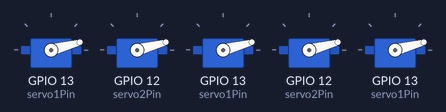
Bench run of a sketch on a simulated ESP32. Parts: 5 × servo.

Above: at 0.05 s.
At 0.4 s:
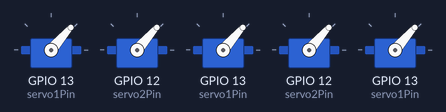
At 0.75 s:
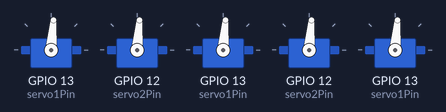
At 1.5 s:
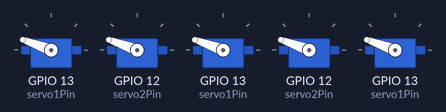
At 2.25 s:
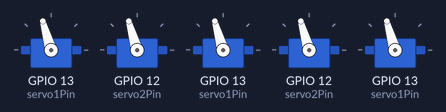
At 3.0 s:
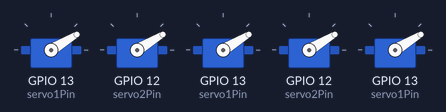
Timing chart, 0 to 7.4 s (numbered marks = the images above):
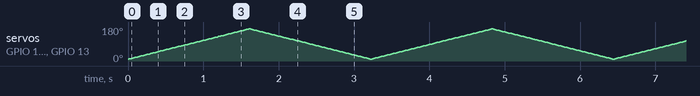

The sketch:

Servo_test1.ino
```cpp
//#include <Servo.h>
//
//Servo myservo; //Servoオブジェクトを作成
//
//void setup() {
//  myservo.attach(13); //13番ピンにサーボ制御線（オレンジ）を接続
//}
//
//void loop() {
//  myservo.write(180); //180度へ回転
//  delay(1000);
//  myservo.write(0); //元に戻る
//  delay(1000);
//}

//#include "esp_system.h"
//
//
//
//void setup() {
//  Serial.begin(115200);
//  ledcSetup(0, 50, 10);  // 0ch 50 Hz 10bit resolution
//  ledcAttachPin(13, 0); // 13pin, 0ch
//
//int min= 26;  // (26/1024)*20ms ≒ 0.5 ms  (-90°)
//int max = 123; // (123/1024)*20ms ≒ 2.4 ms (+90°)
//int n = min;
//
//}
//
//void loop() {
//
//int min= 26;  // (26/1024)*20ms ≒ 0.5 ms  (-90°)
//int max = 123; // (123/1024)*20ms ≒ 2.4 ms (+90°)
//int n = min;
//
//  ledcWrite(0, n);
//  n+=5;
//  if (n > max)
//  {n = min;
//  };
//  delay(500);
//}


#include <ESP32Servo.h>

Servo servo1; // create four servo objects
Servo servo2; // create four servo objects
Servo servo3; // create four servo objects
Servo servo4; // create four servo objects
Servo servo5; // create four servo objects

int servo1Pin = 13;
int servo2Pin = 12;
int servo3Pin = 14;
int servo4Pin = 27;
int servo5Pin = 26;

// Published values for SG90 servos; adjust if needed
int minUs = 500;
int maxUs = 2400;

int pos = 10;      // position in degrees

void setup() {
  servo1.setPeriodHertz(50);      // Standard 50hz servo sg90
  servo2.setPeriodHertz(50);      // Standard 50hz servo sg90
  servo3.setPeriodHertz(50);      // Standard 50hz servo sg90
  servo4.setPeriodHertz(50);      // Standard 50hz servo sg90
  servo5.setPeriodHertz(50);      // Standard 50hz servo sg90
  servo1.attach(servo1Pin, minUs, maxUs);
  servo2.attach(servo2Pin, minUs, maxUs);
  servo3.attach(servo1Pin, minUs, maxUs);
  servo4.attach(servo2Pin, minUs, maxUs);
  servo5.attach(servo1Pin, minUs, maxUs);
  }

void loop() {
  for (pos = 10; pos <= 170; pos += 1) { // sweep from 0 degrees to 180 degrees
    // in steps of 1 degree
    servo1.write(pos);
    servo2.write(pos);
    servo3.write(pos);
    servo4.write(pos);
    servo5.write(pos);
    delay(10);             // waits 100ms for the servo to reach the position
  }

  for (pos = 170; pos >= 10; pos -= 1) { // sweep from 180 degrees to 0 degrees
    servo1.write(pos);
    servo2.write(pos);
    servo3.write(pos);
    servo4.write(pos);
    servo5.write(pos);
    delay(10);
  }
}
```
